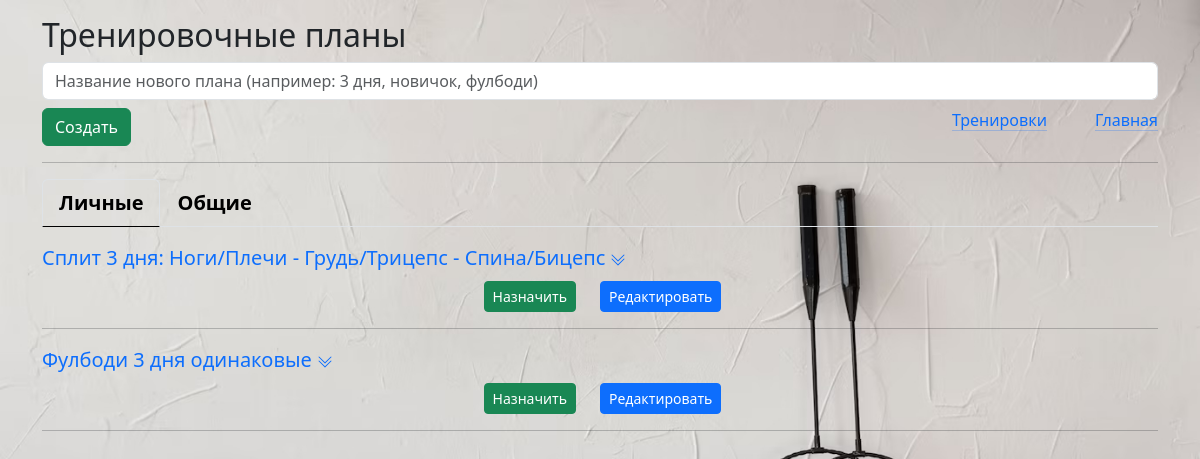
The app's page /plans_all (signed in) with its own data.
### _models.py (models this page shows)
class Plan(db.Model):
    __tablename__ = 'plans'
    id = db.Column(db.Integer, primary_key=True)
    name = db.Column(db.String, default='New Plan')
    owner = db.Column(db.String, default='Admin')
    trainings = relationship('Training', secondary='plan_trainings', back_populates='plans')

### main.py (the view)
@app.route('/plans_all', methods=['POST', 'GET'])
def plans_all():
    conditions = or_(Plan.owner == current_user.name, Plan.owner == 'admin')
    plans = Plan.query.filter(conditions).all()
    plan_ids = [plan.id for plan in plans]
    plan_trainings = Plan_Trainings.query.filter(Plan_Trainings.plan_id.in_(plan_ids)).all()
    trainings_ids = [plan_training.training_id for plan_training in plan_trainings]
    trains = Training.query.filter(Training.training_id.in_(trainings_ids)).all()
    trainings_in_plan = {}  # {plan: [trains], ...}
    for plan in plans:
        trainings_in_plan[plan] = []
        for plan_train in plan_trainings:
            for train in trains:
                if train.training_id == plan_train.training_id and plan_train.plan_id == plan.id:
                    train_time = 0
                    for exercise in train.exercises:
                        te = TrainingExercise.query.filter_by(training_id=train.training_id, exercise_id=exercise.exercise_id).first()
                        train_time += te.sets * exercise.time_per_set
                    trainings_in_plan[plan].append([train, train_time])
    return render_template('plans_all.html', trainings_in_plan=trainings_in_plan)

### main.py (called while the page is built)
@login_manager.user_loader
def load_user(user_id):
    return User.query.get(int(user_id))

### templates/plans_all.html (shortened to what this page needs)
{% extends 'base.html' %}
{% block body %}
<div class="mt-3">
    <h2>Тренировочные планы
    </h2>
</div>
    <form action="/plan_new/0" method="post">
        <div class=" mb-2">
            <input type="text" name="plan_name" id="plan_name" class="form-control" placeholder="Название нового плана (например: 3 дня, новичок, фулбоди)" required>
        </div>
        <div class="mb-2 d-flex">
            <div class="flex-grow-1">
                <input type="submit" class="btn btn-success" value="Создать">
            </div>
            <div class="me-5">
                <a href="/new_train" class="1mx-3 link-primary link-offset-2 link-underline-opacity-25 link-underline-opacity-100-hover">Тренировки</a>
            </div>
            <div class="">
                <a href="/" class=" link-primary link-offset-2 link-underline-opacity-25 link-underline-opacity-100-hover">Главная</a>
            </div>
        </div>
    </form>
    <hr>
    <ul class="nav nav-tabs mb-3 fs-5 fw-semibold" id="pills-tab" role="tablist">
            <li class="nav-item" role="presentation">
                <button class="nav-link active" id="user_plans_tab" data-bs-toggle="pill" data-bs-target="#user_plans" type="button" role="tab" aria-controls="user_plans" aria-selected="true">Личные</button>
            </li>
            <li class="nav-item" role="presentation">
                <button class="nav-link" id="common_tab_tab" data-bs-toggle="pill" data-bs-target="#common_plans" type="button" role="tab" aria-controls="common_plans" aria-selected="false">Общие</button>
            </li>
    </ul>
    <div class="tab-content" id="tabContent">
        <div class="tab-pane fade show active" id="user_plans" role="tabpanel" aria-labelledby="user_plans_tab" tabindex="0">
            {% for plan, trains in trainings_in_plan.items() %}
            {% if plan.owner == current_user.name %}
                <div class="row">
                        <div class="col fs-5  mb-2">
                            <a class="link-underline link-underline-opacity-0" data-bs-toggle="collapse" href="#collapse_user_plan{{plan.id}}" role="button" aria-expanded="false" aria-controls="collapse_user_plan{{plan.id}}">
                                {{plan.name}}
                            </a>
                        </div>
                    <div class="row">
                        <div class="col text-end">
                            <a href="/assign_training/{{plan.id}}" class="btn btn-success btn-sm">Назначить</a>
                        </div>
                        <div class="col">
                            {% if plan.owner == current_user.name %}
                                <a href="/plan_new/{{plan.id}}" class="btn btn-primary btn-sm">Редактировать</a>
                            {% endif %}
                        </div>
                    </div>
                </div>
                <hr>
            {% endif %}
            {% endfor %}
        </div>
    </div>
{% endblock %}

### static/css/main.css (style rules this page uses)
body { background-image: url('../imgs/background.jpg'); background-size: cover; background-repeat: no-repeat; background-attachment: fixed; }
.nav-link.active { background-color: rgba(0, 0, 0, 0.2); }
.nav-tabs .nav-item .nav-link { color: black; }
.nav-tabs .nav-item .nav-link.active { background-color: rgba(255,255,240, 0); border-bottom: solid black; border-width: 1px; }

### records on screen
Plan: name "Сплит 3 дня: Ноги/Плечи - Грудь/Трицепс - Спина/Бицепс"
Plan: name "Фулбоди 3 дня одинаковые"
